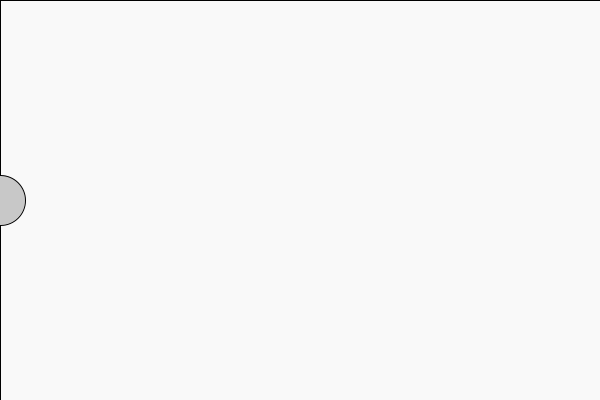
Frame 1 (no input)
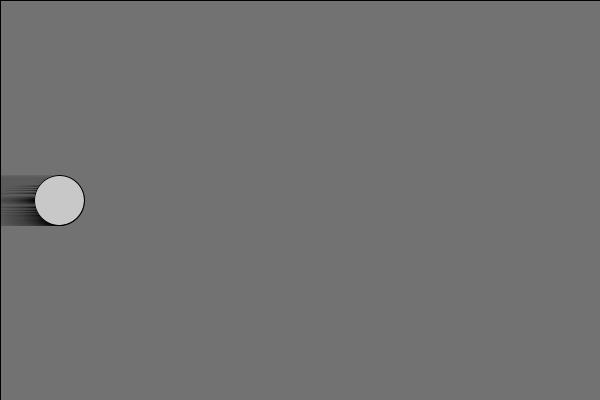
Frame 60 (the mouse pressed at the canvas centre just before this capture)
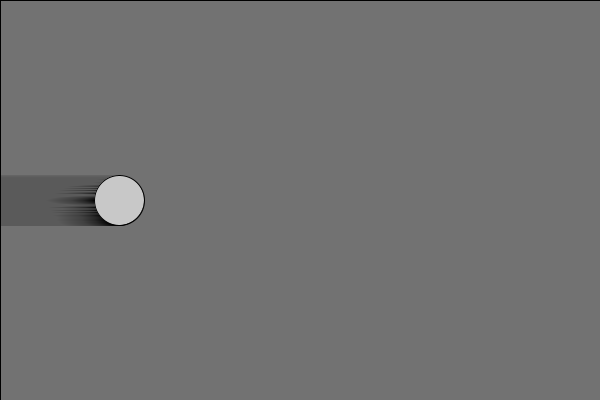
Frame 120 (the mouse held since frame 60 and released just before this capture)

The Processing sketch that drew these frames (run headless with seeded random() and noise(); from frame 60 on, the mouse is pressed at the canvas centre):

// Processing sketch: bit2atom_190624_01
// ── bit2atom_190624_01.pde
//initiate block
void setup(){
  size(600, 400);
  background(255);
}

int x = 0;
int y = 200;

//loop block
void draw(){
  fill(100, 10);
  rect(0,0,width,height);
  fill(200);
  ellipse(x, y, 50, 50);
  x = x + 1;
}
